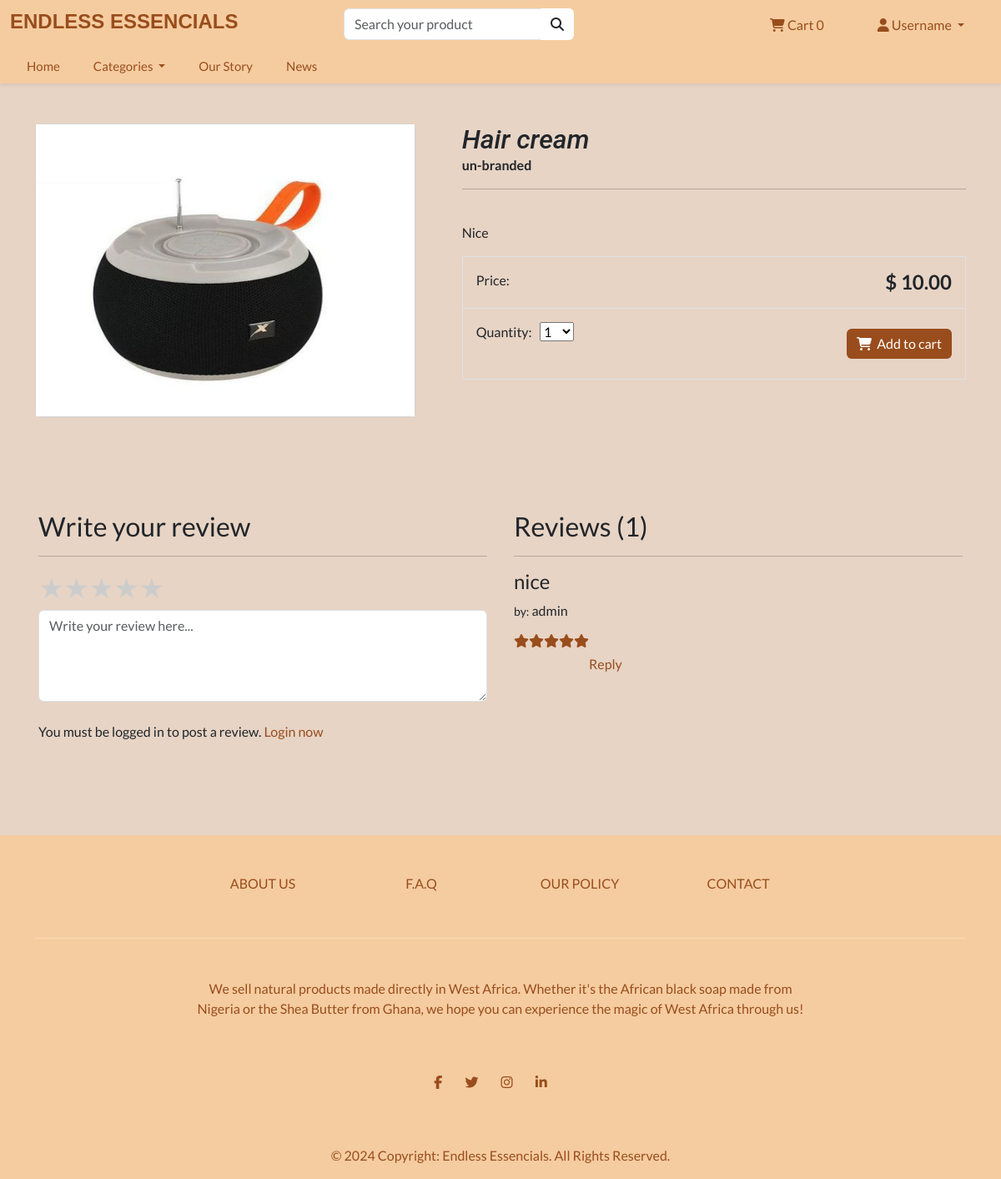
The page /product/hair-cream/ on the database its author committed.
### store/models.py (models this page shows, shortened)
class Product(models.Model):
    category = models.ForeignKey(Category, related_name='product', on_delete=models.CASCADE, null=True)
    title = models.CharField(max_length=250)
    brand = models.CharField(max_length=250, default="un-branded")
    description = models.TextField(blank=True)
    slug = models.SlugField(max_length=50)
    previous_price = models.DecimalField(max_digits=4, decimal_places=2, default=0, null=True)
    price = models.DecimalField(max_digits=4, decimal_places=2)
    image = models.ImageField(upload_to="images/")
    date_added = models.DateTimeField(auto_now=True)
    class Meta:
        verbose_name_plural = "products"

class Review(models.Model):
    user = models.ForeignKey(User, on_delete=models.CASCADE, null=True, blank=True)
    product = models.ForeignKey(Product, on_delete=models.CASCADE)
    comment = models.TextField(max_length=250)
    rate = models.IntegerField(default=0)
    created_at = models.DateTimeField(auto_now_add=True)
    class Meta:
        verbose_name_plural = "reviews"

### store/views.py (the view)
# urls.py: path('product/<slug:product_slug>/', views.product_info, name='product-info'),
def product_info(request, product_slug):
    product = get_object_or_404(Product, slug=product_slug)
    try:
        reviews = Review.objects.filter(product=product)
        review_counts = Review.objects.all().filter(product=product).count()
    except:
        return redirect('product-info')
    context = {
        'product': product,
        'reviews': reviews,
        'review_counts': review_counts,
        'title': 'product info'
    }
    return render(request, 'store/product-info.html', context)

### cart/cart.py (called while the page is built)
    def __len__(self):
        return sum(item['qty'] for item in self.cart.values())

### cart/context_processors.py (called while the page is built)
def cart(request):
    return{'cart': Cart(request)}

### store/models.py (called while the page is built)
    def get_absolute_url(self):
        return reverse('list-category', args=[self.slug])

### store/views.py (called while the page is built)
def categories(request):
    all_categories = Category.objects.all()
    return {'all_categories': all_categories}

### store/templates/store/product-info.html (shortened to what this page needs)
{% extends "./base.html" %}
{% load static %}
{% block content %}
<div class="container" data-aos="fade-down">
    <main class="pt-5">
        <div class="row g-3">
            <div class="col-md-5 col-lg-5 pb-4">
                <div class="card">
                    <img height="350px" alt="Responsive image" src="{{ product.image.url }}">
                </div>
            </div>
            <div class="col-md-7 col-lg-7 ps-md-3 ps-lg-5 pb-3">
                <h1 class="headings mb-0 h3"> {{ product.title }} </h1>
                <strong> {{ product.brand }} </strong>
                <hr>
                <br>
                <p> {{ product.description }} </p>
                <div class="border">
                    <div class="col border-bottom">
                        <div class="row p-3">
                            <div class="col-6"> Price: </div>
                            <div class="col-6 text-end"><span class="h4 fw-bold"><small></small>$ {{ product.price }} </span></div>
                        </div>
                    </div>
                    <div class="col">
                        <div class="row p-3">
                            <div class="col-6">
                                <label for="select">Quantity:</label>
                                <select id="select">
                                    <option value="1">1</option>
                                </select>
                            </div>
                            <div class="col-6 text-end">
                                <button type="button" id="add-button" value="{{ product.id }}"
                                    class="btn btn-primary my-2"><i class="fa fa-shopping-cart" aria-hidden="true"></i>&nbsp;
                                    Add to cart
                                </button>
                            </div>
                        </div>
                    </div>
                </div>
            </div>
        </div>
    </main>
    <br>
</div>
<section class="pt-5" data-aos="fade-up">
    <div class="container">
        <div class="row">
            <div class="col-lg-6 col-md-6 col-sm-12 mx-auto pb-4 p-3">
                <form method="POST" action="{% url 'review' product.id %}">
                    <h3>Write your review</h3>
                    <hr>
                    <div>
                        <div class="rate">
                            <label for="star5" title="text">5 stars</label>
                            <label for="star4" title="text">4 stars</label>
                            <label for="star3" title="text">3 stars</label>
                            <label for="star2" title="text">2 stars</label>
                            <label for="star1" title="text">1 star</label>
                        </div>
                        <br>
                        <br>
                        <textarea placeholder="Write your review here..." class="form-control" name="comment" id=""
                            rows="4"></textarea>
                    </div>
                    <br>
                    {% if user.is_authenticated %}
                    <button class="btn btn-primary btn-block" type="submit">Send review</button>
                    {% else %}
                    <p>You must be logged in to post a review. <span><a href="{% url 'my-login' %}">Login now</a></span>
                    </p>
                    {% endif %}
                </form>
            </div>
            <div class="col-lg-6 col-md-6 col-sm-12 p-3">
                <h3>Reviews ({{ review_counts }})</h3>
                <hr />
                <div class="review">
                    {% for review in reviews %}
                    <h4 class="subheading" itemprop="itemReviewed">{{ review.comment }}</h4>
                    <p class="author" itemprop="author"><small>by:</small> {{ review.user }}</p>
                    <div class="rate">
                    <i class="fa fa-star {% if review.rate > 4 %} checked {% endif %}" style="float: right;"></i>
                    <i class="fa fa-star {% if review.rate > 3 %} checked {% endif %}" style="float: right;"></i>
                    <i class="fa fa-star {% if review.rate > 2 %} checked {% endif %}" style="float: right;"></i>
                    <i class="fa fa-star {% if review.rate > 1 %} checked {% endif %}" style="float: right;"></i>
                    <i class="fa fa-star {% if review.rate > 0 %} checked {% endif %}" style="float: right;"></i>
                    </div>
                    <br>
                    <a href="#" onclick="document.getElementById('reply-{{ review.id }}').style.display='block'">Reply</a>
                    <br>
                    {% endfor %}
                </div>
            </div>
        </div>
    </div>
</section>
<section class="pt-4">
</section>
{% endblock %}

### store/static/store/styles.css (style rules this page uses)
:root { --mainColor: #F5CCA0; --light:#e7d4c5; --white:#fff; }
body { background-color: var(--light); }
.btn { background-color: #994D1C; border: none; }
a { text-decoration: none; cursor: pointer; color: #994D1C; transition: 0.4s; }
body { overflow-x: hidden; }
.rate { float: left; height: 46px; }
.rate:not(:checked) > label { float:right; width:1em; overflow:hidden; white-space:nowrap; cursor:pointer; font-size:30px; color:#ccc; }
.rate:not(:checked) > label:before { content: '★ '; }
.headings { font-family: Roboto; font-style: italic; }

### store/templates/store/product-info.html (style rules this page uses)
.checked { color: #994D1C; }

### rows shown on the page
Product: image (picture), title "Hair cream", brand "un-branded", description "Nice", price "10.00"
Review: comment "nice", user "admin"

### other values the page prints
{{ review_counts }} "1"
